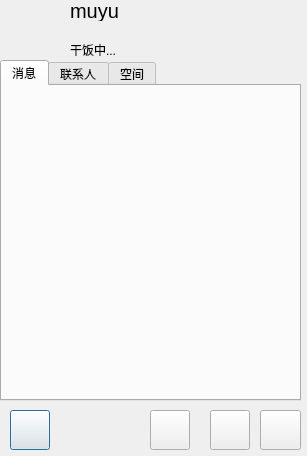
<?xml version="1.0" encoding="UTF-8"?>
<ui version="4.0">
 <class>FriendList</class>
 <widget class="QDialog" name="FriendList">
  <property name="geometry">
   <rect>
    <x>0</x>
    <y>0</y>
    <width>307</width>
    <height>456</height>
   </rect>
  </property>
  <property name="minimumSize">
   <size>
    <width>60</width>
    <height>60</height>
   </size>
  </property>
  <property name="windowTitle">
   <string>Dialog</string>
  </property>
  <widget class="QPushButton" name="pb_icon">
   <property name="geometry">
    <rect>
     <x>0</x>
     <y>0</y>
     <width>60</width>
     <height>60</height>
    </rect>
   </property>
   <property name="minimumSize">
    <size>
     <width>60</width>
     <height>60</height>
    </size>
   </property>
   <property name="text">
    <string/>
   </property>
   <property name="iconSize">
    <size>
     <width>60</width>
     <height>60</height>
    </size>
   </property>
   <property name="autoDefault">
    <bool>false</bool>
   </property>
   <property name="flat">
    <bool>true</bool>
   </property>
  </widget>
  <widget class="QLabel" name="lb_name">
   <property name="geometry">
    <rect>
     <x>70</x>
     <y>0</y>
     <width>101</width>
     <height>21</height>
    </rect>
   </property>
   <property name="minimumSize">
    <size>
     <width>30</width>
     <height>20</height>
    </size>
   </property>
   <property name="font">
    <font>
     <pointsize>15</pointsize>
    </font>
   </property>
   <property name="text">
    <string>muyu</string>
   </property>
  </widget>
  <widget class="QLabel" name="lb_feeling">
   <property name="geometry">
    <rect>
     <x>70</x>
     <y>40</y>
     <width>91</width>
     <height>20</height>
    </rect>
   </property>
   <property name="minimumSize">
    <size>
     <width>30</width>
     <height>20</height>
    </size>
   </property>
   <property name="font">
    <font>
     <pointsize>9</pointsize>
    </font>
   </property>
   <property name="text">
    <string>干饭中...</string>
   </property>
  </widget>
  <widget class="QPushButton" name="pb_menu">
   <property name="geometry">
    <rect>
     <x>10</x>
     <y>410</y>
     <width>40</width>
     <height>40</height>
    </rect>
   </property>
   <property name="minimumSize">
    <size>
     <width>40</width>
     <height>40</height>
    </size>
   </property>
   <property name="text">
    <string/>
   </property>
  </widget>
  <widget class="QTabWidget" name="tw_page">
   <property name="geometry">
    <rect>
     <x>0</x>
     <y>60</y>
     <width>301</width>
     <height>341</height>
    </rect>
   </property>
   <property name="currentIndex">
    <number>0</number>
   </property>
   <widget class="QWidget" name="page_message">
    <attribute name="title">
     <string>消息</string>
    </attribute>
   </widget>
   <widget class="QWidget" name="page_friend">
    <attribute name="title">
     <string>联系人</string>
    </attribute>
    <widget class="QScrollArea" name="scrollArea">
     <property name="geometry">
      <rect>
       <x>0</x>
       <y>0</y>
       <width>301</width>
       <height>321</height>
      </rect>
     </property>
     <property name="widgetResizable">
      <bool>true</bool>
     </property>
     <widget class="QWidget" name="scrollAreaWidgetContents">
      <property name="geometry">
       <rect>
        <x>0</x>
        <y>0</y>
        <width>299</width>
        <height>319</height>
       </rect>
      </property>
      <layout class="QVBoxLayout" name="verticalLayout">
       <item>
        <widget class="QWidget" name="wdg_list" native="true"/>
       </item>
       <item>
        <spacer name="verticalSpacer">
         <property name="orientation">
          <enum>Qt::Vertical</enum>
         </property>
         <property name="sizeHint" stdset="0">
          <size>
           <width>58</width>
           <height>280</height>
          </size>
         </property>
        </spacer>
       </item>
      </layout>
     </widget>
    </widget>
   </widget>
   <widget class="QWidget" name="page_sapce">
    <attribute name="title">
     <string>空间</string>
    </attribute>
   </widget>
  </widget>
  <widget class="QPushButton" name="pb_tool1">
   <property name="geometry">
    <rect>
     <x>150</x>
     <y>410</y>
     <width>40</width>
     <height>40</height>
    </rect>
   </property>
   <property name="minimumSize">
    <size>
     <width>40</width>
     <height>40</height>
    </size>
   </property>
   <property name="text">
    <string/>
   </property>
  </widget>
  <widget class="QPushButton" name="pb_tool2">
   <property name="geometry">
    <rect>
     <x>210</x>
     <y>410</y>
     <width>40</width>
     <height>40</height>
    </rect>
   </property>
   <property name="minimumSize">
    <size>
     <width>40</width>
     <height>40</height>
    </size>
   </property>
   <property name="text">
    <string/>
   </property>
  </widget>
  <widget class="QPushButton" name="pb_tool3">
   <property name="geometry">
    <rect>
     <x>260</x>
     <y>410</y>
     <width>41</width>
     <height>40</height>
    </rect>
   </property>
   <property name="minimumSize">
    <size>
     <width>40</width>
     <height>40</height>
    </size>
   </property>
   <property name="text">
    <string/>
   </property>
  </widget>
 </widget>
 <resources/>
 <connections/>
</ui>
